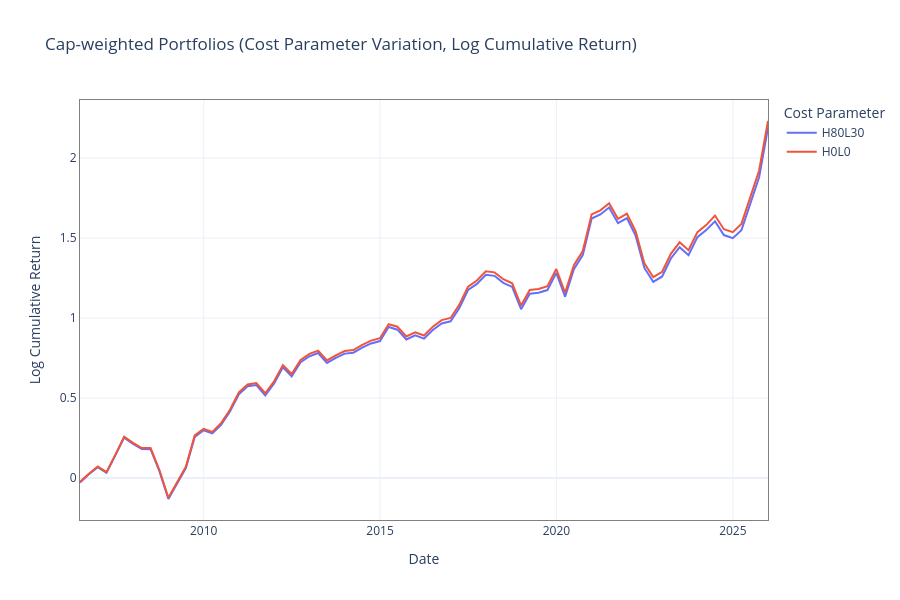

The notebook cell this image was saved under:
### Markdown cell above
##### **Code**

### Code cell
# 데이터 준비
log_cum_cost = np.log1p(subset_cost).cumsum()

# DataFrame 렌더링 & 레이아웃 설정
fig = px.line(
    log_cum_cost, 
    title="Cap-weighted Portfolios (Cost Parameter Variation, Log Cumulative Return)",
    labels={"value": "Log Cumulative Return", "index": "Date", "variable": "Cost Parameter"},
    template="plotly_white", width=900, height=600
)

# 스타일 통일 적용
fig.update_xaxes(showline=True, linewidth=1, linecolor='gray', mirror=True)
fig.update_yaxes(showline=True, linewidth=1, linecolor='gray', mirror=True)

fig.show()
